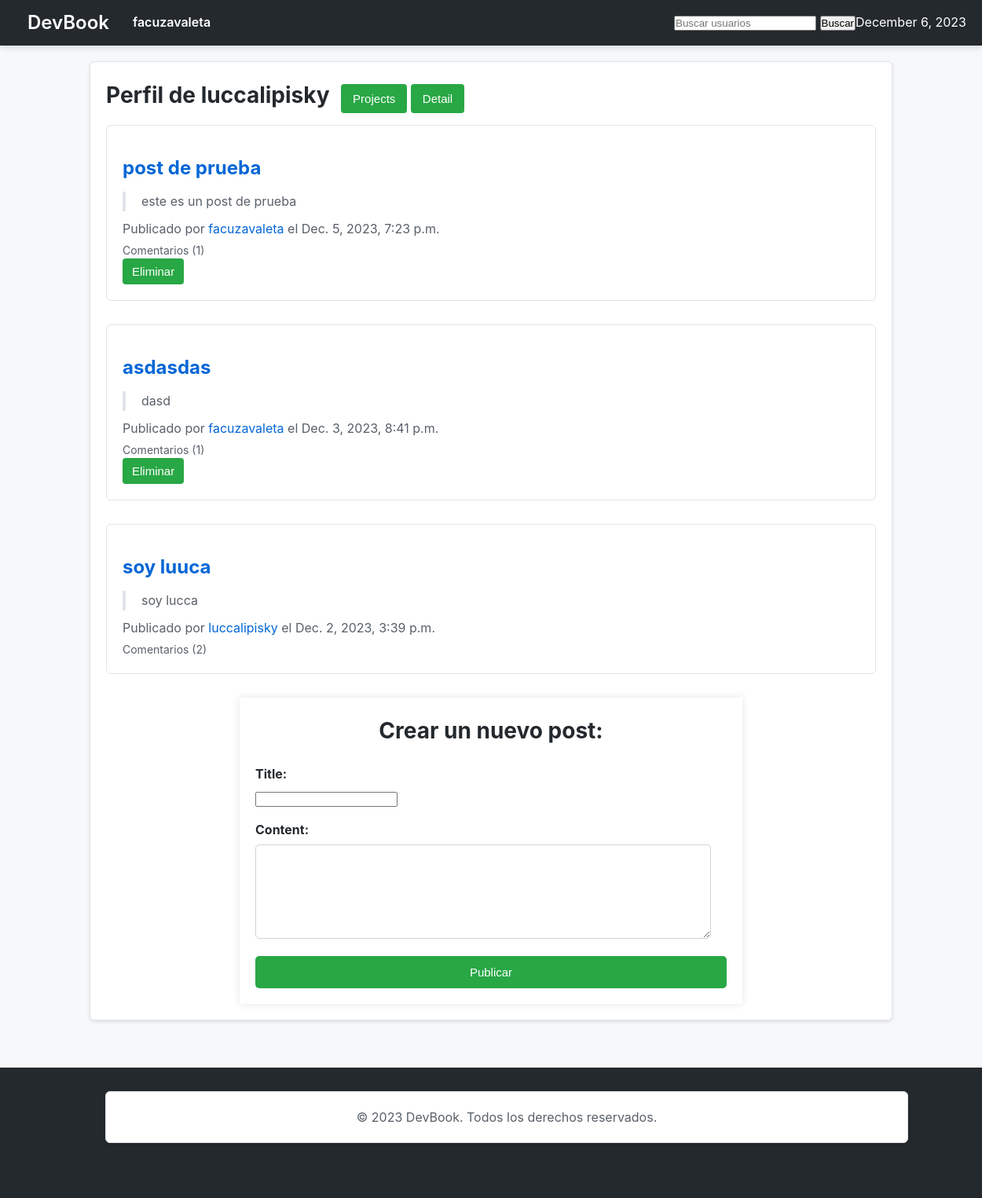
/luccalipisky/ (signed in), run on the app's committed database.
### users/models.py (models this page shows, shortened)
class CustomUser(AbstractUser):
    email = models.EmailField(unique=True)
    bio = models.TextField(max_length=500, blank=True)
    image = models.ImageField(upload_to='profile_images/', null=True, blank=True)

### posts/models.py (models this page shows, shortened)
class Post(models.Model):
    title = models.CharField(max_length=255)
    content = models.TextField()
    profile_owner = models.ForeignKey(CustomUser, related_name='profile_owner', on_delete=models.CASCADE)
    posted_by = models.ForeignKey(CustomUser, related_name='posted_by', on_delete=models.CASCADE)
    created_at = models.DateTimeField(auto_now_add=True)

### users/views.py (the view, shortened to what this page needs)
# urls.py: path('<str:username>/', home_view, name='home'),
@login_required
def home_view(request, username):
    user_profile = get_object_or_404(CustomUser, username=username)
    user_posts = Post.objects.filter(profile_owner=user_profile).order_by('-created_at')
    post_form = PostForm()
    return render(request, 'users/home.html', {'username': username, 'user_posts': user_posts, 'post_form': post_form, 'user_profile': user_profile})

### posts/forms.py
class PostForm(forms.ModelForm):
    class Meta:
        model = Post
        fields = ['title', 'content']

### devbook/context_processors.py (called while the page is built)
def current_datetime(request):
    return {'current_datetime': datetime.now()}

### users/templates/users/home.html (shortened to what this page needs)
{% extends 'base.html' %}
{% load static %}
{% block page_content %}
<section>
    <div class="profile_welcome">
    <h2>Perfil de {{ username }}</h2>
    <a href="{% url 'projects_index' username=username %}"><button class="projects-btn">Projects</button></a>
    <a href="{% url 'user_detail' username=username %}"><button class="projects-btn">Detail</button></a>
    </div>
</section>
<section id="post-list">
    {% for post in user_posts %}
        <article class="post">
            <h3><a href="{% url 'post_detail' username=post.profile_owner.username post_id=post.id %}">{{ post.title }}</a></h3>
            <blockquote>{{ post.content }}</blockquote>
            <p class="post-meta">
                Publicado por <a href="{% url 'home' username=post.posted_by.username %}">{{ post.posted_by.username }}</a> el {{ post.created_at }}
            </p>
            <p class="comment-count">Comentarios ({{ post.comment_set.count }})</p>
            {% if post.posted_by == request.user or post.profile_owner == request.user %}
                <form action="{% url 'delete_post' username=post.posted_by.username post_id=post.id %}" method="post" class="delete-post-form">
                    <button type="submit" class="delete-post-btn">Eliminar</button>
                </form>
            {% endif %}
        </article>
    {% endfor %}
</section>
<section id="new-post-form">
    <h2>Crear un nuevo post:</h2>
    <form method="post" action="" class="post-form">
        <div class="form-group">
            <label for="id_title">Title:</label>
            {{ post_form.title }}
        </div>
        <div class="form-group">
            <label for="id_content">Content:</label>
            {{ post_form.content }}
        </div>
        <button type="submit" class="post-btn">Publicar</button>
    </form>
</section>
{% endblock %}

### devbook/templates/base.html (shortened to what this page needs)
<!DOCTYPE html>
<html lang="en">
<head>
    {% load static %}
    <link rel="stylesheet" href="{% static 'css/styles.css' %}">
</head>
<body>
    <nav>
        <div>
            <h1><a href="{% url 'landing' %}">DevBook</a></h1>
            {% if user.is_authenticated %}
                <a href="{% url 'home' username=request.user.username %}">{{ request.user.username }}</a>
            {% endif %}
            <form method="get" action="{% url 'user_search' %}">
                <input type="text" name="q" placeholder="Buscar usuarios">
                <button type="submit">Buscar</button>
            </form>
            <p>{{ current_datetime|date:"F j, Y" }}</p>
        </div>
    </nav>
    <div class="container">
        {% block page_content %}
        {% endblock %}
    </div>
    <footer>
        <div class="container">
            <p>&copy; 2023 DevBook. Todos los derechos reservados.</p>
        </div>
    </footer>
</body>
</html>

### static/css/styles.css (style rules this page uses)
body, h1, h2, h3, p, a, button, form, input { margin: 0; padding: 0; box-sizing: border-box; text-decoration: none; }
body { font-family: -apple-system, BlinkMacSystemFont, 'Segoe UI', Roboto, 'Helvetica Neue', Arial, sans-serif; background-color: #f6f8fa; color: #24292e; line-height: 1.6; }
nav { background-color: #24292e; color: #ffffff; padding: 10px 20px; box-shadow: 0 4px 6px rgba(0, 0, 0, 0.1); }
nav div { display: flex; justify-content: space-between; align-items: center; }
nav div a { color: #ffffff; text-decoration: none; margin: 0 15px; font-weight: 600; }
nav div form { margin-left: auto; }
.container { max-width: 980px; margin: 20px auto; background-color: #ffffff; padding: 20px; border: 1px solid #e1e4e8; border-radius: 6px; box-shadow: 0 2px 4px rgba(0, 0, 0, 0.1); }
.container h2 { font-size: 28px; margin-bottom: 15px; color: #24292e; }
.container h3 { font-size: 24px; color: #0366d6; margin-top: 15px; margin-bottom: 10px; }
.container blockquote { margin: 10px 0; padding: 0 0 0 20px; border-left: 4px solid #e1e4e8; color: #586069; }
.container p { color: #586069; line-height: 1.5; }
.container a { color: #0366d6; text-decoration: none; }
.container button { background-color: #28a745; color: #ffffff; padding: 10px 15px; border: none; border-radius: 4px; cursor: pointer; font-size: 15px; transition: background-color 0.3s ease; }
.container form { margin-top: 20px; }
.container button[type="submit"] { transition: background-color 0.3s ease; }
.profile_welcome h2 { display: inline-block; margin-right: 10px; }
.profile_welcome .projects-btn { background-color: #28a745; color: #ffffff; border: none; cursor: pointer; }
#post-list .post { margin-bottom: 30px; padding: 20px; border: 1px solid #e1e4e8; border-radius: 6px; background-color: #ffffff; }
#post-list .post h3 { font-size: 24px; margin-bottom: 10px; color: #0366d6; }
#post-list .comment-count { margin-top: 5px; font-size: 14px; }
#post-list .delete-post-form { display: inline; }
#post-list .delete-post-btn { background-color: #28a745; color: #ffffff; padding: 8px 12px; border: none; border-radius: 4px; cursor: pointer; }
#new-post-form { max-width: 600px; margin: auto; padding: 20px; box-shadow: 0 0 10px rgba(0, 0, 0, 0.1); }
#new-post-form h2 { text-align: center; margin-bottom: 20px; }
#new-post-form .post-form { display: flex; flex-direction: column; }
#new-post-form .form-group { margin-bottom: 15px; }
#new-post-form .form-group label { display: block; margin-bottom: 5px; font-weight: bold; }
#new-post-form .post-form textarea { height: 120px; padding: 10px; border: 1px solid #ced4da; border-radius: 5px; width: calc(100% - 20px); box-sizing: border-box; background-color: #fff; transition: border-color 0.3s ease; }
#new-post-form .post-btn { background-color: #28a745; color: #ffffff; padding: 12px 18px; border: none; border-radius: 5px; cursor: pointer; transition: background-color 0.3s ease; }
footer { background-color: #24292e; color: #ffffff; padding: 10px 20px; text-align: center; bottom: 0; width: 100%; box-shadow: 0 2px 4px rgba(0, 0, 0, 0.1); }
footer p { margin: 0; }
.container { margin-bottom: 60px; }

### data on the page
CustomUser: user.username "facuzavaleta"
CustomUser: username "luccalipisky"
Post: title "post de prueba", content "este es un post de prueba", posted_by.username "facuzavaleta", created_at "Dec. 5, 2023, 7:23 p.m.", comment_set.count "1", shows "Eliminar"
Post: title "asdasdas", content "dasd", posted_by.username "facuzavaleta", created_at "Dec. 3, 2023, 8:41 p.m.", comment_set.count "1", shows "Eliminar"
Post: title "soy luuca", content "soy lucca", posted_by.username "luccalipisky", created_at "Dec. 2, 2023, 3:39 p.m.", comment_set.count "2"
